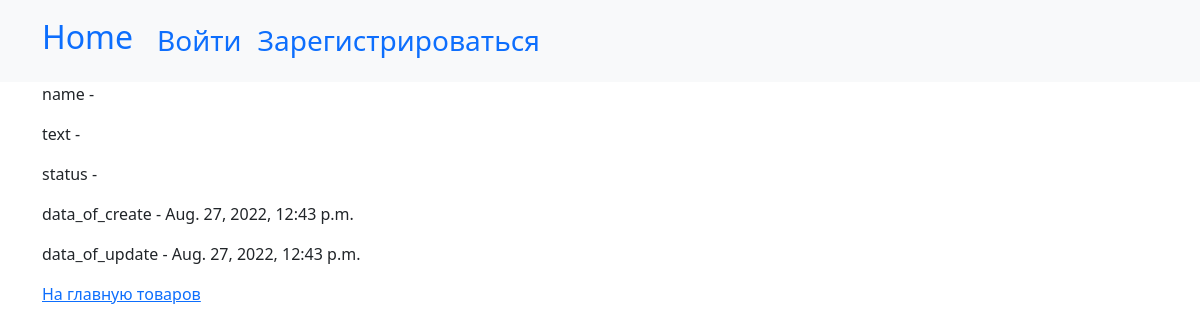
The page /recall/2/view on the database its author committed.
### review/models.py (models this page shows, shortened)
class BaseModel(models.Model):
    created_at = models.DateTimeField(auto_now_add=True, verbose_name="Дата создания")
    updated_at = models.DateTimeField(auto_now=True, verbose_name="Дата изменения")
    class Meta:
        abstract=True

class Recall(BaseModel):
    author = models.ForeignKey(get_user_model(), on_delete=models.CASCADE, verbose_name="Автор", related_name="recalls")
    product = models.ForeignKey("review.Product", on_delete=models.CASCADE, verbose_name="Товар", related_name="recalls")
    sms = models.TextField(max_length=500, verbose_name="Текст отзыва")
    rate = models.IntegerField(verbose_name='Оценка', default=5, validators=(MinValueValidator(1), MaxValueValidator(5),))
    moderate = models.BooleanField(default=False)
    class Meta:
        db_table = "recalls"
        verbose_name = "Отзыв"
        verbose_name_plural = "Отзывы"

### review/views/recall_views.py (the view)
# urls.py: path('recall/<int:pk>/view', RecallView.as_view(), name="recall-view"),
class RecallView(TemplateView):
    template_name = "recall/recall.html"
    def get_context_data(self, **kwargs):
        pk = kwargs.get("pk")
        task = get_object_or_404(Recall, pk=pk)
        kwargs["task"] = task
        return super().get_context_data(**kwargs)

### review/templates/recall/recall.html (shortened to what this page needs)
{% extends "base.html" %}
{% block content %}
<p>name - {{ recall.author.name }}</p>
<p>text - {{ recll.sms }}</p>
<p>status - {{ recall.rate }}</p>
    <p>data_of_create - {{ task.created_at }}</p>
    <p>data_of_update - {{ task.updated_at }}</p>
    <a href="{% url "review:index_view" %}">На главную товаров</a>
{% endblock %}

### rows shown on the page
Recall: created_at "Aug. 27, 2022, 12:43 p.m.", updated_at "Aug. 27, 2022, 12:43 p.m."
